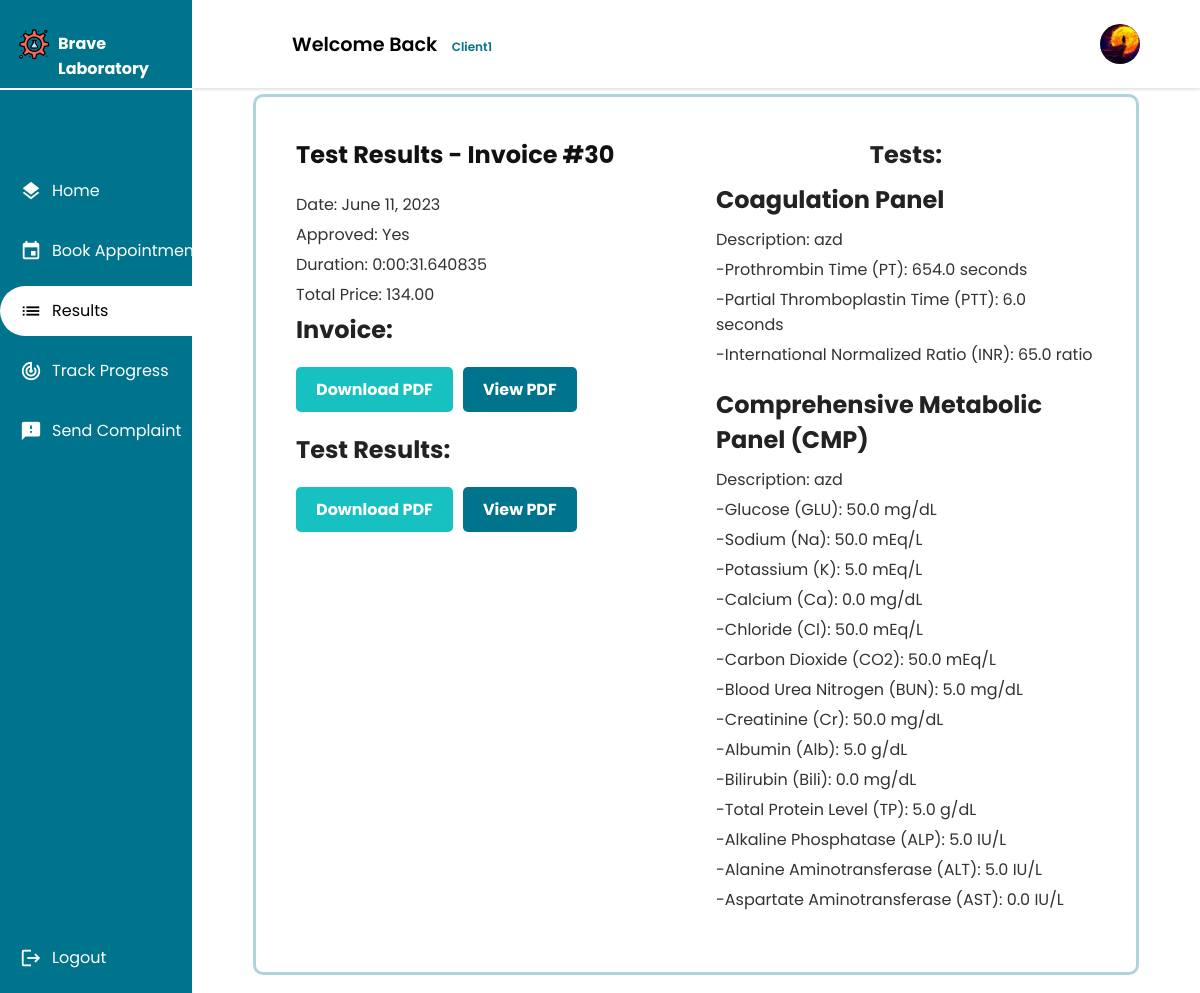
The page /client/results/30 (signed in) on the database its author committed.
### client/models.py (models this page shows, shortened)
class Client(models.Model):
    GENDERS =[
        ('M','Male'),
        ('F','Female')
    ]
    BLOOD_TYPES = [
        ('A+', 'A+'),
        ('A-', 'A-'),
        ('B+', 'B+'),
        ('B-', 'B-'),
        ('AB+', 'AB+'),
        ('AB-', 'AB-'),
        ('O+', 'O+'),
        ('O-', 'O-')
    ]
    user = models.OneToOneField(User, primary_key = True, on_delete=models.CASCADE)
    phone_number = models.CharField(max_length=10,validators=[phone_regex])
    gender = models.CharField(max_length = 1 ,choices = GENDERS)
    address = models.CharField(max_length=50)
    policy = models.BooleanField(default = False)
    profile_pic = models.ImageField(default="default.png", upload_to="profile_pics")
    date_of_birth = models.DateField(default='2003-03-08')
    tests_made = models.PositiveIntegerField(default=0)
    blood_type = models.CharField(max_length=3, choices=BLOOD_TYPES,null=True,blank=True)
    class Meta():
        db_table = 'auth_client'

### main_home/models.py (models this page shows, shortened)
class Invoice(models.Model):
    PRE_PAY = 'PP'
    ON_RECEIVE = 'OR'
    PAYMENT_CHOICES = [
        (PRE_PAY, 'Pre-Pay'),
        (ON_RECEIVE, 'On-Receive'),
    ]
    report = models.OneToOneField(Report, on_delete=models.CASCADE)
    creation_time = models.DateField(auto_now_add=True)
    total_price = models.DecimalField(max_digits=10, decimal_places=2)
    payment_status = models.BooleanField(default=False)
    client = models.ForeignKey(Client, on_delete=models.CASCADE)
    laboratory = models.ForeignKey(Laboratory, on_delete=models.CASCADE)
    class Meta:
        db_table = 'invoice'

class TestResult(models.Model):
    request = models.OneToOneField(AnalysisRequest, on_delete=models.CASCADE)
    creation_time = models.DateTimeField(auto_now_add=True)
    duration = models.DurationField(null=True, blank=True)
    approved = models.BooleanField(default=False)
    class Meta:
        db_table = 'test_result'

class Test(models.Model):
    test_offered = models.ForeignKey(TestOffered,on_delete=models.CASCADE)
    components = models.ManyToManyField(Component,blank=True)
    value = models.CharField(max_length=100,blank=True,null=True)
    description = models.CharField(max_length=500, null=True, blank=True)
    confirmed = models.BooleanField(default=False)
    class Meta:
            db_table = 'test'
            verbose_name_plural = 'Tests Preformed'

class TestOffered(models.Model):
    name = models.CharField(max_length=50,unique=True)
    price = models.DecimalField(max_digits=10, decimal_places=2)
    urgent = models.BooleanField(default=False)
    class Meta:
        db_table = 'test_offered'
        verbose_name_plural = 'Offered Tests'

class Component(models.Model):
    info = models.ForeignKey(ComponentInformation, on_delete=models.CASCADE)
    value = models.FloatField(null=True,blank=True)
    class Meta:
        db_table = 'component'

class ComponentInformation(models.Model):
    name = models.CharField(max_length=50, unique=True)
    unit = models.CharField(max_length=45, null=True, blank=True)
    low_male_range = models.FloatField(null=True, blank=True)
    high_male_range = models.FloatField(null=True, blank=True)
    low_female_range = models.FloatField(null=True, blank=True)
    high_female_range = models.FloatField(null=True, blank=True)
    class Meta:
            db_table = 'component_info'
            verbose_name_plural = 'Component Info'

### client/views.py (the view)
# urls.py: path("results/<int:invoice_id>",views.result_detail,name="client_result_detail"),
@login_required
@permission_required('client.view_client', raise_exception=True)
def result_detail(request, invoice_id):
    invoice = Invoice.objects.get(id=invoice_id)
    test_result = invoice.report.test_result
    test_request = test_result.request
    appointment = test_request.appointment
    context = {
        "invoice":invoice,
        "test_result":test_result,
        "test_request":test_request,
        "appointment":appointment
    }
    return render(request,'client/result/result_detail.html' , context )

### client/templates/client/result/result_detail.html (shortened to what this page needs)
{% extends 'client/client.html' %}
{% load static %}
{% block css_3 %}
<link rel="stylesheet" href="{% static 'css/pdf.css' %}">
<link rel="stylesheet" href="{% static 'css/detail_style.css' %}">
{% endblock css_3 %}
{% block main %}
<div class="Container">
    <div class="left-section">
    {% if invoice.payment_status %}
    <h1>Test Results - Invoice #{{ invoice.id }}</h1>
    <p>Date: {{ invoice.creation_time }}</p>
    <p>Approved: {% if test_result.approved %}Yes{% else %}No{% endif %}</p>
    <p>Duration: {{ test_result.duration }}</p>
    <p>Total Price: {{ invoice.total_price }}</p>
    <h3>Invoice:</h3>
    <div class="button-container">
        <a href="{% url 'pdf_client_invoice' invoice.id %}?download=true" class="download-button">Download PDF</a>
        <a href="{% url 'pdf_client_invoice' invoice.id %}" target="_blank" class="view-button">View PDF</a>
    </div>
    <h3>Test Results:</h3>
    <div class="button-container">
        <a href="{% url 'pdf_client_results' invoice.id %}?download=true" class="download-button">Download PDF</a>
        <a href="{% url 'pdf_client_results' invoice.id %}" target="_blank" class="view-button">View PDF</a>
    </div>
    </div>
    <div class="right-section">
    <h3>Tests:</h3>
    {% for test in test_request.tests.all %}
    <div class="test">
        <h3>{{ test.test_offered.name }}</h3>
        <p>Description: {{ test.description }}</p>
        {% for component in test.components.all %}
        <p>-{{ component.info.name }}: {{ component.value }} {{ component.info.unit }}</p>
        {% endfor %}
    </div>
    {% endfor %}
    {% else %}
    <h1>404 Not Found</h1>
    {% endif %}
    </div>
</div>
{% endblock main %}

### main_home/templates/main_home/actors_base.html (shortened to what this page needs)
{% extends 'main_home/base.html' %}
{% load static %}
{% block css %}
        <link rel="stylesheet" href="{% static 'css/resources/google_icons.css' %}">
        <link rel="stylesheet" href="{% static 'css/resources/font-awesome.all.min.css' %}">
        <link rel="stylesheet" href="{% static 'css/actors.css' %}" />
{% endblock css %}
{% block content %}
    <div class="container">
        <header>
            <div class="wlc">
                <h1>Welcome Back&nbsp;<span class="smaller-text">{{user.username}}</span></h1>
            </div>
            <div class="Left">
                <ul class="DROPS">
                    {% if user.groups.first.name == 'client' %}
                    <li class="profile-header"><a class="profile-pic-container" onclick="showElement()"><img class="profile-pic" alt="profile_pic" src="{{ user.client.profile_pic.url }}"></img><i class="fa-solid fa-chevron-down"></i></a>
                    {% endif %}
                        </li>
                    </ul>
                </div>
        </header>
        <div class="Main">
            {% block main %}{% endblock main %}
        </div>
    </div>
    <div class="nav-header">
        <a class="logo" href="{% url user.groups.first.name %}">
            <img alt='logo' src="{% static 'img/logo.png' %}">
            <span><strong>Brave Laboratory</strong></span>
        </a>
    </div>
    <nav>
        <ul>
            {% block sidebar %}{% endblock sidebar %}
            <li class="end">
                <a href='{% url 'logout' %}'>
                    <span class="material-icons emoji">logout</span>
                    <span class="nav-item">Logout</span>
                </a>
            </li>
        </ul>
    </nav>
{% endblock content %}

### static/css/actors.css (style rules this page uses)
* { font-family: 'Poppins', sans-serif; margin: 0; padding: 0; }
body { background-color: #fff; overflow-y: scroll; }
ul { list-style-type: none; }
.container { text-align: center; float: right; width: 100%; height: 90vh; }
header { position: fixed; top: 0; left: 0; right: 0; z-index: 1; width: 84vw; height: 11vh; background-color: rgb(255, 255, 255); display: flex; align-items: center; justify-content: space-between; margin-left: auto; box-shadow: 0px 2px 2px rgba(0, 0, 0, 0.1); }
.Main { display: flex; justify-content: center; margin-top: 9.5vh; margin-left: 16vw; padding-top: 1.5%; padding-bottom: 1.5%; }
.Container { font-size: 16px; width:100%; height: 100%; margin: 0 20px; border-radius: 20px; background-color: white; padding-left: 10px; padding-right: 10px; }
.wlc { margin-left: 100px; }
.wlc h1 { font-size: 1.2rem; }
.Left { float: right; display: flex; align-items: center; flex-direction: row; justify-content: space-between; gap: 40px; margin-right: 15px; }
.DROPS { display: flex; align-items: center; justify-content: center; flex-direction: row; gap: 50px; }
.DROPS a { width: auto; height: auto; padding: 50px; text-decoration: none; color: black; padding: 1px; }
.DROPS li { padding: 20px; list-style: none; }
.DROPS .profile-header { width: auto; border-radius: 30px; height: 20px; display: flex; justify-content: center; align-items: center; cursor: pointer; }
.nav-header { position: fixed; left: 0; z-index: 1; top: 0; bottom: 89vh; background-color: #00748c ; width: 16vw; height: 11vh; overflow: hidden; box-shadow: 0px 4px 4px rgb(255, 255, 255); }
.nav-header a { position: relative; color: white; padding-left: 18px; width: 15vw; }
nav { position: fixed; left: 0; z-index: 1; top: 11.2vh; bottom: 0; background-color: #00748c; width: 16vw; overflow: hidden; }
.logo { display: flex; transition: all 0.5s ease; margin-top: 3.5vh; padding-right: 0 !important; width: 100%; gap: 8px; }
.logo span { font-size: 1rem; padding-top: 3px; }
.logo img { height: 32px; }
nav a { position: relative; color: white; display: table; padding-left: 20px; padding-right: 30px; width: 15vw; }
nav .material-icons { position: relative; top: 14px; font-size: 22px !important; }
nav ul { margin-top: 40%; }
.nav-item { position: relative; top: 8px; margin-left: 10px; }
nav ul li { transition: 0.4s; width: auto; margin-bottom: 10px; }
.end { position: fixed; bottom: 0; transition: 0.4s; width: auto; margin-bottom: 10px; }
nav ul li::after { content: ''; display: block; position: relative; left: 0; width: 5px; height: 100%; }
.profile-pic { width: 40px; height: 40px; border-radius: 50%; cursor: pointer; object-fit: cover; }
header h1 { font-weight: 600; }
a { text-decoration: none; }
nav a { height: 50px; }
.profile-pic-container { display: flex; justify-content: center; align-items: center; gap: 12px; }
.profile-pic-container i { cursor: pointer !important; }

### static/css/pdf.css (style rules this page uses)
h1, h3 { font-size: 24px; margin-top: 0; }
p { margin: 0; margin-bottom: 10px; }
.test { margin-bottom: 20px; }
.button-container { margin: 10px 0; }
.download-button, .view-button { display: inline-block; padding: 10px 20px; background-color: #17c1c1; color: #fff; text-decoration: none; border-radius: 4px; margin-right: 10px; font-weight: bold; }
.view-button { background-color: #00748c; }

### static/css/detail_style.css (style rules this page uses)
.Container { max-width: 800px; margin: 0 auto; padding: 40px; border: 3px solid #00748c50; border-radius: 10px; background-color: #fff; animation: fade-in 0.5s ease-out; display: flex; justify-content: space-between; }
.Container .left-section { flex-basis: 50%; padding-right: 40px; display: flex; flex-direction: column; align-items: baseline; }
.Container .right-section { flex-basis: 50%; }
.Container h1 { color: #111; text-align: center; margin-bottom: 20px; }
.Container h3 { color: #222; margin-bottom: 10px; }
.Container p { color: #333; margin-bottom: 5px; }

### client/templates/client/result/result_detail.html (style rules this page uses)
.Container { max-width: 800px; margin: 0 auto; padding: 40px; border: 3px solid #00748c50; border-radius: 10px; background-color: #fff; animation: fade-in 1s ease-out; }
.Container .button-container { display: flex; justify-content: center; margin-bottom: 20px; }
.Container .download-button, .Container .view-button { display: inline-block; padding: 10px 20px; color: #fff; border: none; border-radius: 5px; text-decoration: none; font-weight: bold; transition: background-color 0.3s ease; font-size: 16px; }
.Container a { color: #007bff; text-decoration: none; font-size: 16px; }
.test { text-align: left; }

### rows shown on the page
Invoice: id "30", creation_time "June 11, 2023", total_price "134.00"
TestResult: duration "0:00:31.640835"
Test: test_offered.name "Coagulation Panel", description "azd"
Component: info.name "Prothrombin Time (PT)", value "654.0", info.unit "seconds"
Component: info.name "Partial Thromboplastin Time (PTT)", value "6.0", info.unit "seconds"
Component: info.name "International Normalized Ratio (INR)", value "65.0", info.unit "ratio"
Test: test_offered.name "Comprehensive Metabolic Panel (CMP)", description "azd"
Component: info.name "Glucose (GLU)", value "50.0", info.unit "mg/dL"
Component: info.name "Sodium (Na)", value "50.0", info.unit "mEq/L"
Component: info.name "Potassium (K)", value "5.0", info.unit "mEq/L"
Component: info.name "Calcium (Ca)", value "0.0", info.unit "mg/dL"
Component: info.name "Chloride (Cl)", value "50.0", info.unit "mEq/L"
Component: info.name "Carbon Dioxide (CO2)", value "50.0", info.unit "mEq/L"
Component: info.name "Blood Urea Nitrogen (BUN)", value "5.0", info.unit "mg/dL"
Component: info.name "Creatinine (Cr)", value "50.0", info.unit "mg/dL"
Component: info.name "Albumin (Alb)", value "5.0", info.unit "g/dL"
Component: info.name "Bilirubin (Bili)", value "0.0", info.unit "mg/dL"
Component: info.name "Total Protein Level (TP)", value "5.0", info.unit "g/dL"
Component: info.name "Alkaline Phosphatase (ALP)", value "5.0", info.unit "IU/L"
Component: info.name "Alanine Aminotransferase (ALT)", value "5.0", info.unit "IU/L"
Component: info.name "Aspartate Aminotransferase (AST)", value "0.0", info.unit "IU/L"

### other values the page prints
{{ user.username }} "Client1"
